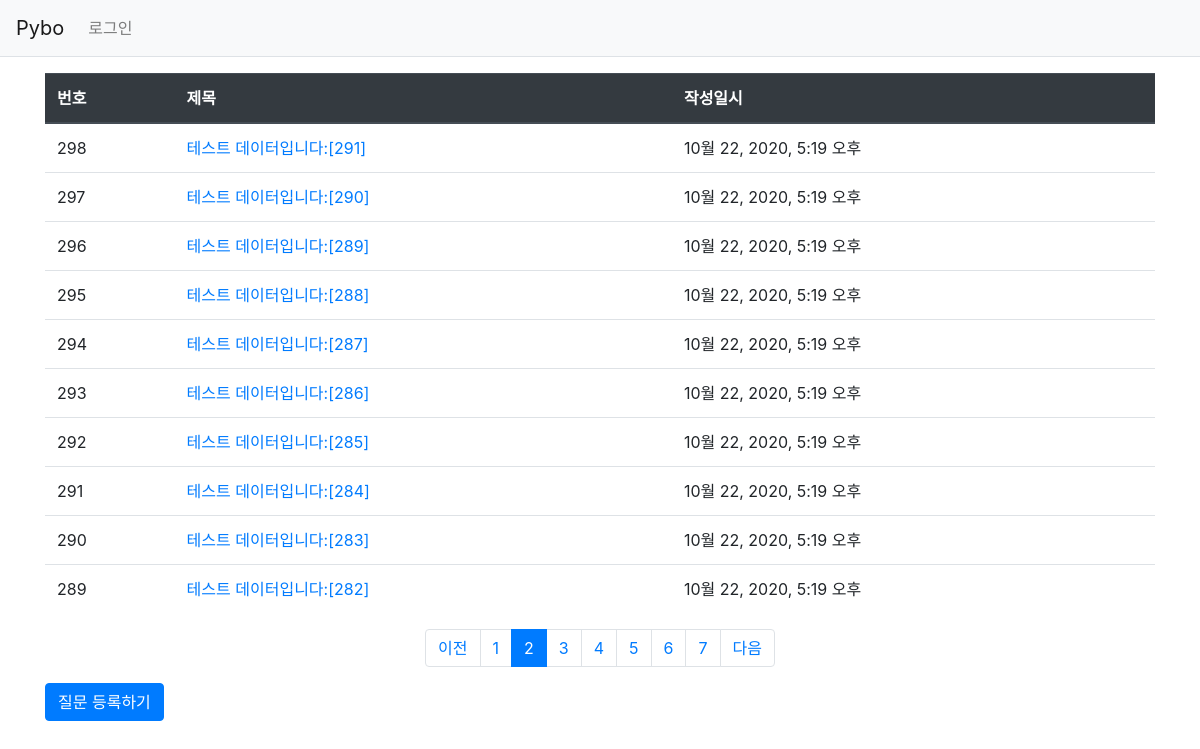
Page /pybo/?page=2 on the committed database.
### pybo/models.py (models this page shows, shortened)
class Question(models.Model):
    subject = models.CharField(max_length=200)
    content = models.TextField()
    create_date = models.DateTimeField()

### pybo/views.py (the view)
# urls.py: path('', views.index, name='index'),
def index(request):
    page = request.GET.get('page', '1')  # 페이지
    question_list = Question.objects.order_by('-create_date')
    paginator = Paginator(question_list, 10)  # 페이지당 10개씩 보여주기
    page_obj = paginator.get_page(page)
    context = {'question_list': page_obj}
    return render(request, 'pybo/question_list.html', context)

### pybo/templatetags/pybo_filter.py (called while the page is built)
@register.filter
def sub(value, arg):
    return value - arg

### templates/pybo/question_list.html (shortened to what this page needs)
{% extends 'base.html' %}
{% load pybo_filter %}
{% block content %}
{% load static %}
<link rel="stylesheet" type="text/css" href="{% static 'bootstrap.min.css' %}">
<div class="container my-3">
    <table class="table">
        <thead>
        <tr class="thead-dark">
            <th>번호</th>
            <th>제목</th>
            <th>작성일시</th>
        </tr>
        </thead>
        <tbody>
        {% if question_list %}
        {% for question in question_list %}
        <tr>
            <td>
                {{ question_list.paginator.count|sub:question_list.start_index|sub:forloop.counter0|add:1 }}
            </td>
            <td>
                <a href="{% url 'pybo:detail' question.id %}">{{ question.subject }}</a>
            </td>
            <td>{{ question.create_date }}</td>
        </tr>
        {% endfor %}
        {% else %}
        <tr>
            <td colspan="3">질문이 없습니다.</td>
        </tr>
        {% endif %}
        </tbody>
    </table>
    <ul class="pagination justify-content-center">
        {% if question_list.has_previous %}
        <li class="page-item">
            <a class="page-link" href="?page={{ question_list.previous_page_number }}">이전</a>
        </li>
        {% else %}
        <li class="page-item disabled">
            <a class="page-link" tabindex="-1" aria-disabled="true" href="#">이전</a>
        </li>
        {% endif %}
        {% for page_number in question_list.paginator.page_range %}
        {% if page_number >= question_list.number|add:-5 and page_number <= question_list.number|add:5 %}
            {% if page_number == question_list.number %}
            <li class="page-item active" aria-current="page">
                <a class="page-link" href="?page={{ page_number }}">{{ page_number }}</a>
            </li>
            {% else %}
            <li class="page-item">
                <a class="page-link" href="?page={{ page_number }}">{{ page_number }}</a>
            </li>
            {% endif %}
        {% endif %}
        {% endfor %}
        {% if question_list.has_next %}
        <li class="page-item">
            <a class="page-link" href="?page={{ question_list.next_page_number }}">다음</a>
        </li>
        {% else %}
        <li class="page-item disabled">
            <a class="page-link" tabindex="-1" aria-disabled="true" href="#">다음</a>
        </li>
        {% endif %}
    </ul>
        <a href="{% url 'pybo:question_create' %}" class="btn btn-primary">질문 등록하기</a>
</div>
{% endblock %}

### rows in the picture
Question: paginator.count|sub "298", subject "테스트 데이터입니다:[291]", create_date "10월 22, 2020, 5:19 오후"
Question: paginator.count|sub "297", subject "테스트 데이터입니다:[290]", create_date "10월 22, 2020, 5:19 오후"
Question: paginator.count|sub "296", subject "테스트 데이터입니다:[289]", create_date "10월 22, 2020, 5:19 오후"
Question: paginator.count|sub "295", subject "테스트 데이터입니다:[288]", create_date "10월 22, 2020, 5:19 오후"
Question: paginator.count|sub "294", subject "테스트 데이터입니다:[287]", create_date "10월 22, 2020, 5:19 오후"
Question: paginator.count|sub "293", subject "테스트 데이터입니다:[286]", create_date "10월 22, 2020, 5:19 오후"
Question: paginator.count|sub "292", subject "테스트 데이터입니다:[285]", create_date "10월 22, 2020, 5:19 오후"
Question: paginator.count|sub "291", subject "테스트 데이터입니다:[284]", create_date "10월 22, 2020, 5:19 오후"
Question: paginator.count|sub "290", subject "테스트 데이터입니다:[283]", create_date "10월 22, 2020, 5:19 오후"
Question: paginator.count|sub "289", subject "테스트 데이터입니다:[282]", create_date "10월 22, 2020, 5:19 오후"

### other values in the picture
{{ page_number }} "1" "3" "4" "5" "6" "7"
{{ page_number }} "2"
